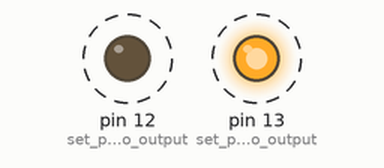
This sketch was run on a simulated Arduino Uno, built with avr-gcc and run on an emulated ATmega328P. On the bench: output pins drawn as LEDs (lit = HIGH). Dashed ring = blinking.

Above: at 0.5 s.
Timing chart, 0 to 4.6 s (numbered marks = the images above):
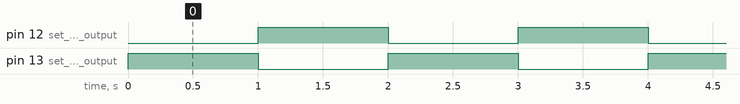

The sketch:

freeGround_LED.ino
```cpp
void setup() {
  // put your setup code here, to run once:

  pinMode(12, OUTPUT); // set pin 12 to output
  pinMode(13, OUTPUT); // set pin 13 to output
}

void loop() {
  // put your main code here, to run repeatedly:

  digitalWrite(12, LOW);
  digitalWrite(13,HIGH);
  delay(1000);

  digitalWrite(13, LOW);
  digitalWrite(12, HIGH);
  delay(1000);

}
```

Measured:
- by itself, pin 12 (set_pin_12_to_output), pin 13 (set_pin_13_to_output): alternates HIGH for 1.0 s and LOW for 1.0 s
